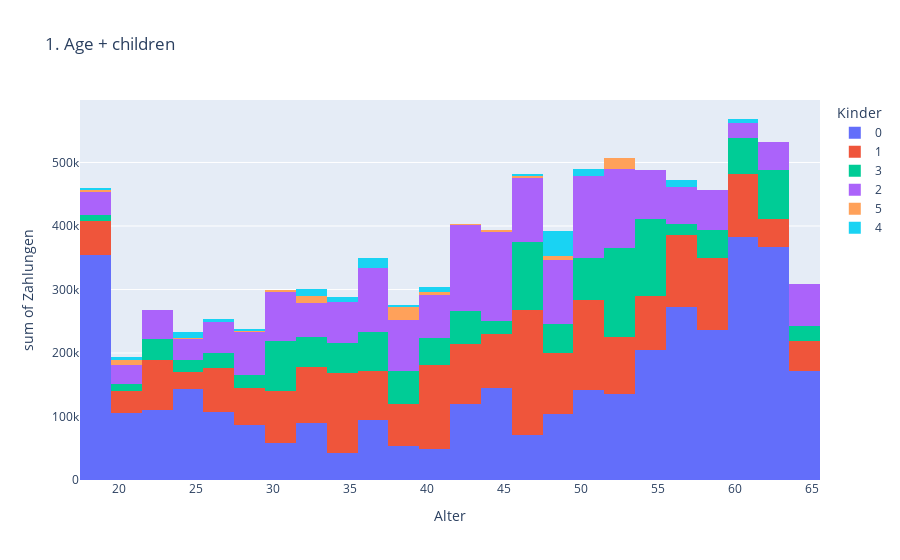
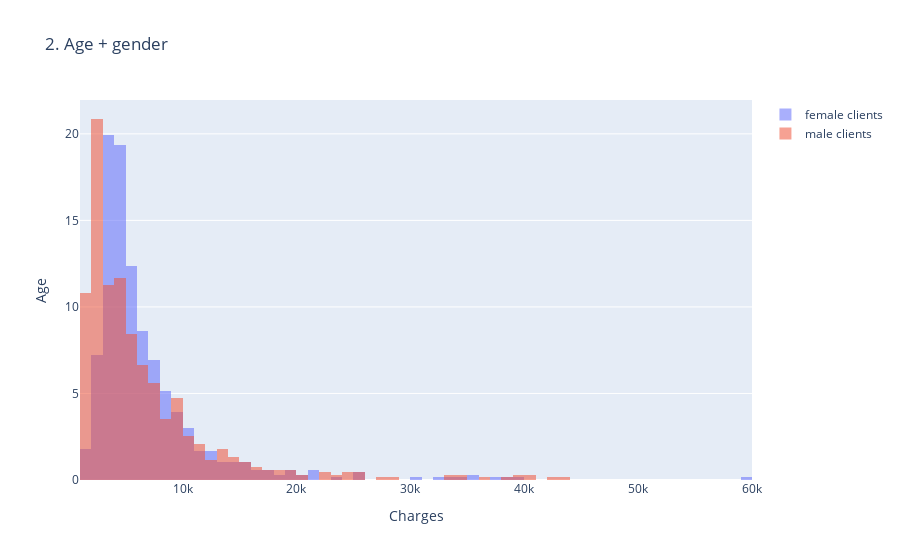
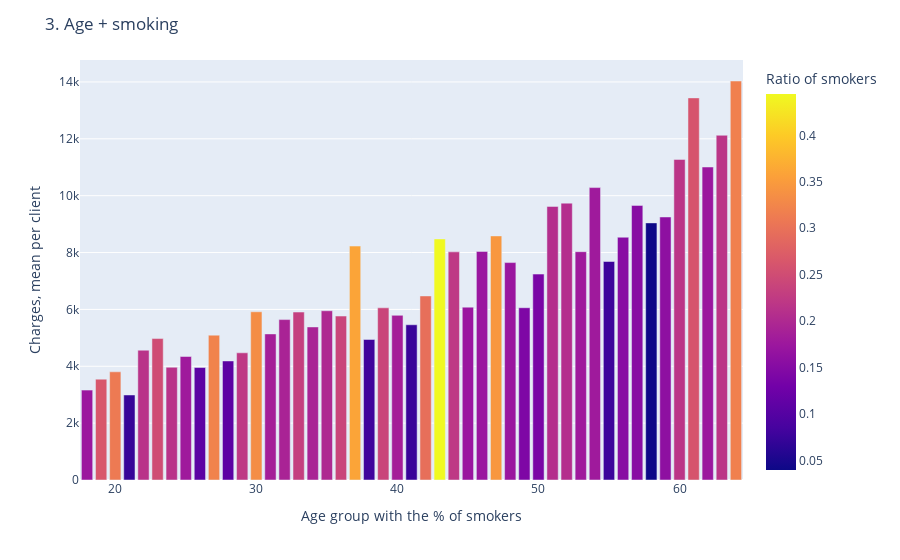

The code cell stored with these charts, in order, in its notebook:
### Markdown cell above
### Bivariate relationships
##### 1. Age +  children / sex / smoking vs. charges

### Code cell
# 1. Age-children-charges relationship
fig = px.histogram(df, 
                   x = 'Alter', 
                   y = 'Zahlungen',
                   color = 'Kinder',
                   title = '1. Age + children')
fig.show()

# 2. Age-gender-charges relationship
# Separate histograms for both sexes, preparing dfs
df_w = df[(df['Geschlecht']=='w')][['Alter', 'Geschlecht', 'Zahlungen']]
df_m = df[(df['Geschlecht']=='m')][['Alter', 'Geschlecht', 'Zahlungen']]
# Female/male population of clients    
x0 = df_w['Zahlungen']
x1 = df_m['Zahlungen']

fig = go.Figure()
fig.add_trace(go.Histogram(x=x0,
                           histnorm='percent',
                           name='female clients'))
fig.add_trace(go.Histogram(x=x1,
                           histnorm='percent',
                           name='male clients'))

# Overlay both histograms
fig.update_layout(barmode='overlay')
# Reduce opacity to see both histograms
fig.update_traces(opacity=0.55)

# Add suitable titles/labels
fig.update_layout(
    title_text='2. Age + gender', # title of plot
    xaxis_title_text='Charges', # xaxis label
    yaxis_title_text='Age') # yaxis label
fig.show()

# 3. Age-smoking charges connections, averge per patient
fig = px.bar(df.groupby('Alter').mean().reset_index(), # reset index since new values are added - the means of age groups 
             x = 'Alter',
             y = 'Zahlungen',
             color = 'Raucher_f',
             labels={"Raucher_f": "Ratio of smokers"}) # change the name of the legend

fig.update_layout(
    title_text='3. Age + smoking', # title of plot
    xaxis_title_text='Age group with the % of smokers', # xaxis label
    yaxis_title_text='Charges, mean per client') # yaxis label
fig.show()

### Figure 1 — Plotly figure (JSON) as saved in the notebook; plotly's stock layout.template omitted (floating-point values rounded to 4 significant figures; data arrays with more than 128 entries replaced by an {"elided": "..."} marker saying what was removed)
{"data": [{"alignmentgroup": "True", "bingroup": "x", "histfunc": "sum", "hovertemplate": "Kinder=0<br>Alter=%{x}<br>sum of Zahlungen=%{y}<extra></extra>", "legendgroup": "0", "marker": {"color": "#636efa"}, "name": "0", "offsetgroup": "0", "orientation": "v", "showlegend": true, "type": "histogram", "x": {"elided": "574 int values"}, "xaxis": "x", "y": {"elided": "574 int values"}, "yaxis": "y"}, {"alignmentgroup": "True", "bingroup": "x", "histfunc": "sum", "hovertemplate": "Kinder=1<br>Alter=%{x}<br>sum of Zahlungen=%{y}<extra></extra>", "legendgroup": "1", "marker": {"color": "#EF553B"}, "name": "1", "offsetgroup": "1", "orientation": "v", "showlegend": true, "type": "histogram", "x": {"elided": "324 int values"}, "xaxis": "x", "y": {"elided": "324 int values"}, "yaxis": "y"}, {"alignmentgroup": "True", "bingroup": "x", "histfunc": "sum", "hovertemplate": "Kinder=3<br>Alter=%{x}<br>sum of Zahlungen=%{y}<extra></extra>", "legendgroup": "3", "marker": {"color": "#00cc96"}, "name": "3", "offsetgroup": "3", "orientation": "v", "showlegend": true, "type": "histogram", "x": {"elided": "157 int values"}, "xaxis": "x", "y": {"elided": "157 int values"}, "yaxis": "y"}, {"alignmentgroup": "True", "bingroup": "x", "histfunc": "sum", "hovertemplate": "Kinder=2<br>Alter=%{x}<br>sum of Zahlungen=%{y}<extra></extra>", "legendgroup": "2", "marker": {"color": "#ab63fa"}, "name": "2", "offsetgroup": "2", "orientation": "v", "showlegend": true, "type": "histogram", "x": {"elided": "240 int values"}, "xaxis": "x", "y": {"elided": "240 int values"}, "yaxis": "y"}, {"alignmentgroup": "True", "bingroup": "x", "histfunc": "sum", "hovertemplate": "Kinder=5<br>Alter=%{x}<br>sum of Zahlungen=%{y}<extra></extra>", "legendgroup": "5", "marker": {"color": "#FFA15A"}, "name": "5", "offsetgroup": "5", "orientation": "v", "showlegend": true, "type": "histogram", "x": [19, 31, 20, 25, 45, 52, 49, 33, 33, 46, 39, 39, 20, 39, 41, 39, 28, 43], "xaxis": "x", "y": [2661, 2877, 4344, 1871, 2133, 17442, 5862, 7658, 3032, 2657, 4473, 5412, 3194, 7263, 3541, 3513, 1706, 2293], "yaxis": "y"}, {"alignmentgroup": "True", "bingroup": "x", "histfunc": "sum", "hovertemplate": "Kinder=4<br>Alter=%{x}<br>sum of Zahlungen=%{y}<extra></extra>", "legendgroup": "4", "marker": {"color": "#19d3f3"}, "name": "4", "offsetgroup": "4", "orientation": "v", "showlegend": true, "type": "histogram", "x": [25, 48, 47, 40, 51, 26, 49, 48, 39, 21, 37, 56, 57, 24, 25, 36, 61, 29, 50, 18, 48, 33, 40, 32, 35], "xaxis": "x", "y": [2979, 14988, 3463, 4038, 4103, 4315, 10649, 7960, 3055, 4787, 11994, 7107, 5389, 3463, 2583, 4584, 6724, 3939, 6551, 2783, 5134, 2400, 4435, 8229, 8027], "yaxis": "y"}], "layout": {"barmode": "relative", "legend": {"title": {"text": "Kinder"}, "tracegroupgap": 0}, "title": {"text": "1. Age + children"}, "xaxis": {"anchor": "y", "domain": [0, 1], "title": {"text": "Alter"}}, "yaxis": {"anchor": "x", "domain": [0, 1], "title": {"text": "sum of Zahlungen"}}}}

### Figure 2 — Plotly figure (JSON) as saved in the notebook; plotly's stock layout.template omitted (floating-point values rounded to 4 significant figures; data arrays with more than 128 entries replaced by an {"elided": "..."} marker saying what was removed)
{"data": [{"histnorm": "percent", "name": "female clients", "opacity": 0.55, "type": "histogram", "x": {"elided": "662 int values"}}, {"histnorm": "percent", "name": "male clients", "opacity": 0.55, "type": "histogram", "x": {"elided": "676 int values"}}], "layout": {"barmode": "overlay", "title": {"text": "2. Age + gender"}, "xaxis": {"title": {"text": "Charges"}}, "yaxis": {"title": {"text": "Age"}}}}

### Figure 3 — Plotly figure (JSON) as saved in the notebook; plotly's stock layout.template omitted (floating-point values rounded to 4 significant figures)
{"data": [{"alignmentgroup": "True", "hovertemplate": "Alter=%{x}<br>Zahlungen=%{y}<br>Ratio of smokers=%{marker.color}<extra></extra>", "legendgroup": "", "marker": {"color": [0.1739, 0.2647, 0.3103, 0.07143, 0.2143, 0.25, 0.2143, 0.1786, 0.1071, 0.3214, 0.1071, 0.2222, 0.3333, 0.1852, 0.1923, 0.2308, 0.1923, 0.2, 0.24, 0.36, 0.08, 0.24, 0.1852, 0.07407, 0.2963, 0.4444, 0.2222, 0.1724, 0.1724, 0.3448, 0.1724, 0.1429, 0.1379, 0.2069, 0.2069, 0.1786, 0.1786, 0.07692, 0.1538, 0.1538, 0.04, 0.16, 0.2174, 0.2609, 0.1739, 0.2174, 0.3182], "coloraxis": "coloraxis"}, "name": "", "offsetgroup": "", "orientation": "v", "showlegend": false, "textposition": "auto", "type": "bar", "x": [18, 19, 20, 21, 22, 23, 24, 25, 26, 27, 28, 29, 30, 31, 32, 33, 34, 35, 36, 37, 38, 39, 40, 41, 42, 43, 44, 45, 46, 47, 48, 49, 50, 51, 52, 53, 54, 55, 56, 57, 58, 59, 60, 61, 62, 63, 64], "xaxis": "x", "y": [3162.0, 3548.0, 3806.0, 2990.0, 4566.0, 4975.0, 3966.0, 4345.0, 3956.0, 5095.0, 4187.0, 4474.0, 5917.0, 5138.0, 5642.0, 5907.0, 5384.0, 5953.0, 5766.0, 8228.0, 4943.0, 6056.0, 5792.0, 5460.0, 6474, 8479.0, 8024.0, 6080.0, 8041.0, 8585.0, 7647.0, 6059.0, 7242.0, 9622.0, 9738.0, 8030.0, 10280.0, 7686.0, 8539.0, 9659.0, 9043.0, 9251.0, 11280.0, 13440.0, 11010.0, 12120.0, 14030.0], "yaxis": "y"}], "layout": {"barmode": "relative", "coloraxis": {"colorbar": {"title": {"text": "Ratio of smokers"}}, "colorscale": [[0, "#0d0887"], [0.1111, "#46039f"], [0.2222, "#7201a8"], [0.3333, "#9c179e"], [0.4444, "#bd3786"], [0.5556, "#d8576b"], [0.6667, "#ed7953"], [0.7778, "#fb9f3a"], [0.8889, "#fdca26"], [1, "#f0f921"]]}, "legend": {"tracegroupgap": 0}, "margin": {"t": 60}, "title": {"text": "3. Age + smoking"}, "xaxis": {"anchor": "y", "domain": [0, 1], "title": {"text": "Age group with the % of smokers"}}, "yaxis": {"anchor": "x", "domain": [0, 1], "title": {"text": "Charges, mean per client"}}}}
